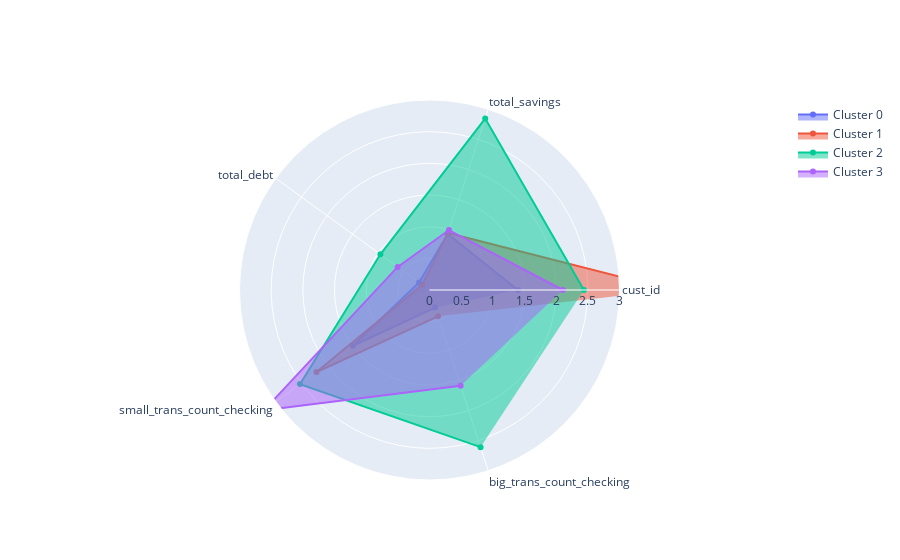

The cell this chart's notebook holds for it:
### Code cell
categories = radar_df.columns.to_list()
fig = go.Figure()

i=0
for index, series in radar_df.iterrows():
    r = []
    r.append(series.values)
    
    fig.add_trace(go.Scatterpolar(
        r=r[0],
        theta=categories,
        fill='toself',
        name=f'Cluster {i}'))
    i+=1

fig.update_layout(
  polar=dict(
    radialaxis=dict(
      visible=True,
      range=[0, 3]
    )),
  showlegend=True)

fig.show()

### Figure 1 — Plotly figure (JSON) as saved in the notebook; plotly's stock layout.template omitted (floating-point values rounded to 4 significant figures)
{"data": [{"fill": "toself", "name": "Cluster 0", "r": [1.396, 0.9306, 0.2035, 1.498, 0.2918], "theta": ["cust_id", "total_savings", "total_debt", "small_trans_count_checking", "big_trans_count_checking"], "type": "scatterpolar"}, {"fill": "toself", "name": "Cluster 1", "r": [3.832, 0.9473, 0.1397, 2.205, 0.437], "theta": ["cust_id", "total_savings", "total_debt", "small_trans_count_checking", "big_trans_count_checking"], "type": "scatterpolar"}, {"fill": "toself", "name": "Cluster 2", "r": [2.438, 2.846, 0.9579, 2.528, 2.609], "theta": ["cust_id", "total_savings", "total_debt", "small_trans_count_checking", "big_trans_count_checking"], "type": "scatterpolar"}, {"fill": "toself", "name": "Cluster 3", "r": [2.105, 0.9954, 0.6211, 3.232, 1.589], "theta": ["cust_id", "total_savings", "total_debt", "small_trans_count_checking", "big_trans_count_checking"], "type": "scatterpolar"}], "layout": {"polar": {"radialaxis": {"range": [0, 3], "visible": true}}, "showlegend": true}}
